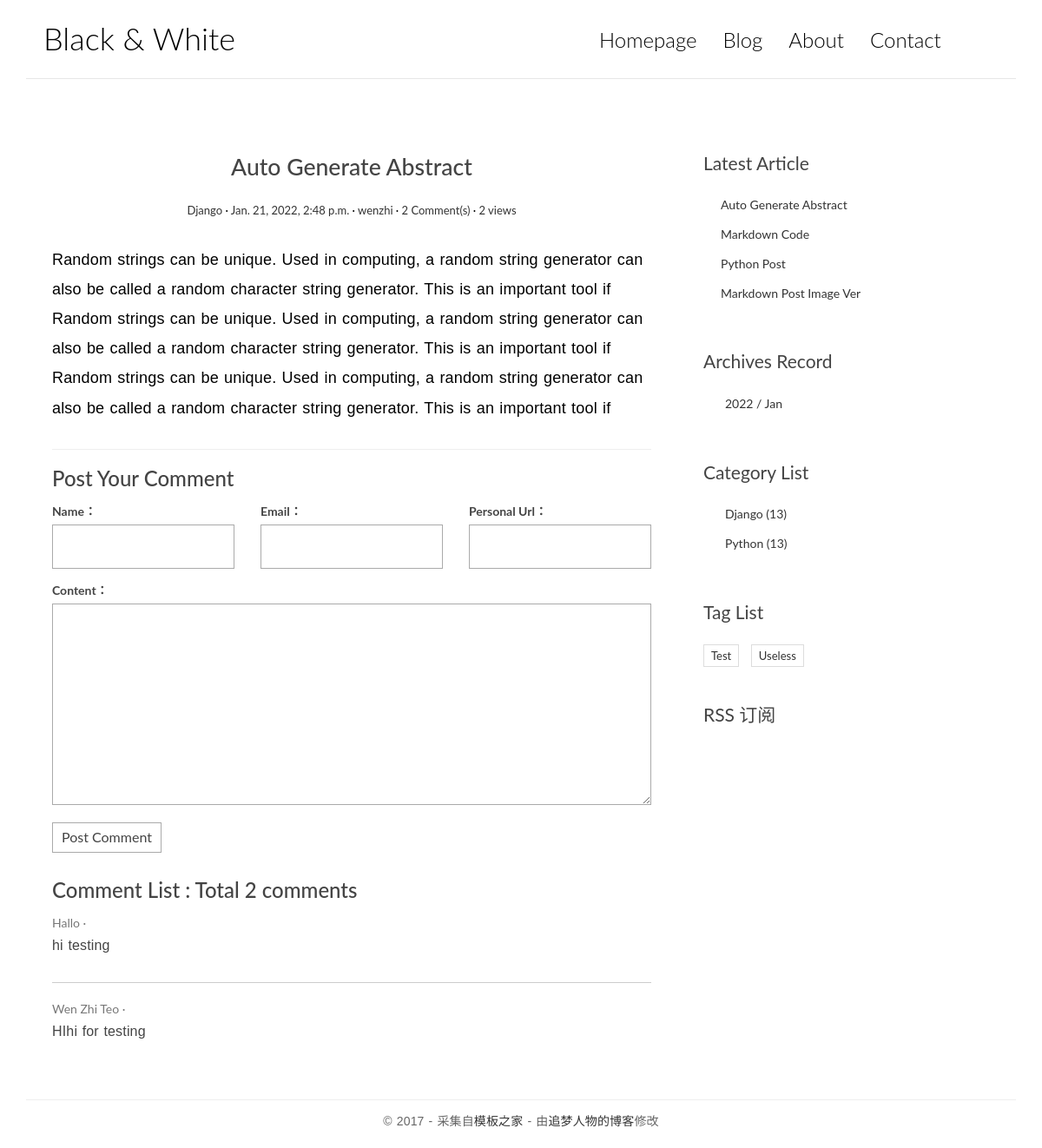
Screenshot of /post/9/ with the database file from the repository.
### blog/models.py (models this page shows, shortened)
class Post(models.Model):
    title=models.CharField('Post Title',max_length=100)
    text=models.TextField("Post's Text")
    time_created=models.DateTimeField('Time Created',default=timezone.now)
    time_modified=models.DateTimeField('Time Edited')
    post_abstract=models.CharField('Abstract',blank=True,max_length=200)
    category=models.ForeignKey(Category,on_delete=models.CASCADE,verbose_name='Post Category')
    tags=models.ManyToManyField(Tag,blank=True,verbose_name='Post Relevant Tag')
    author=models.ForeignKey(User,on_delete=models.CASCADE,verbose_name='Author')
    like_count=models.IntegerField('Likes Count',default=0)
    views=models.PositiveIntegerField(default=0,editable=False)
    def save(self,*args,**kwargs):
        self.time_modified=timezone.now()
        md = markdown.Markdown(extensions=['markdown.extensions.extra','markdown.extensions.codehilite'])
        self.post_abstract=strip_tags(md.convert(self.text))[:50]
        super().save(*args,**kwargs)
    def increase_views(self):
        self.views +=1
        self.save(update_fields=['views'])
    def get_absolute_url(self):
        return reverse('blog:detail', kwargs={"pk": self.pk})
    class Meta:
        verbose_name='Post'
        ordering=['-time_created']

class Category(models.Model):
    name=models.CharField(max_length=100)
    def __str__(self):
        return self.name
    class Meta:
        verbose_name='Category'

class Tag(models.Model):
    name=models.CharField(max_length=100)
    class Meta:
        verbose_name='Tag'

### comments/models.py (models this page shows, shortened)
class Comment(models.Model):
    name = models.CharField('Name', max_length=50)
    email = models.EmailField('Email')
    url = models.URLField('Personal Url', blank=True)
    text = models.TextField('Content')
    time_created = models.DateTimeField('Time Created', default=timezone.now)
    post = models.ForeignKey(
        'blog.Post', verbose_name='Related Post', on_delete=models.CASCADE)
    class Meta:
        verbose_name = 'Comment'
        ordering=['-time_created']

### blog/views.py (the view)
# urls.py: path('post/<int:pk>/',views.PostDetailView.as_view(),name='detail'),
class PostDetailView(DetailView):
    model = Post
    template_name = 'blog/detail.html'
    context_object_name = 'post'
    def get(self, request, *args, **kwargs):
        response = super().get(request, *args, **kwargs)
        self.object.increase_views()
        return response
    def get_object(self, queryset=None):
        post = super().get_object(queryset=None)
        md = markdown.Markdown(extensions=[
            'markdown.extensions.extra',
            'markdown.extensions.codehilite',
            TocExtension(slugify=slugify),
        ])
        post.text = md.convert(post.text)
        rexp = re.search(
            r'<div class="toc">\s*<ul>(.*)</ul>\s*</div>', md.toc, re.S)
        post.toc = rexp.group(1) if rexp is not None else ''
        return post

### comments/forms.py
class CommentForm(forms.ModelForm):
    class Meta:
        model = Comment
        fields = ['name', 'email', 'url', 'text']

### blog/templatetags/blog_extras.py (called while the page is built)
@register.inclusion_tag('blog/inclusions/_recent_posts.html',takes_context=True)
def show_recent_posts(context,num):
    return {
        'recent_post_list':Post.objects.all()[:num],
    }

@register.inclusion_tag('blog/inclusions/_archives.html',takes_context=True)
def show_archives(context):
    return{
        'date_list':Post.objects.dates('time_created','month',order='DESC'),
    }

@register.inclusion_tag('blog/inclusions/_categories.html',takes_context=True)
def show_categories(context):
    return{
        'category_list': Category.objects.all(),
    }

@register.inclusion_tag('blog/inclusions/_tags.html',takes_context=True)
def show_tags(context):
    return{
        'tag_list':Tag.objects.all(),
    }

### comments/templatetags/comments_extras.py (called while the page is built)
@register.inclusion_tag('comments/inclusions/_form.html',takes_context=True)
def show_comment_form(context,post,form=None):
    if form is None:
        form = CommentForm()
    return {
        'form':form,
        'post':post,
    }

@register.inclusion_tag('comments/inclusions/_list.html',takes_context=True)
def show_comment_list(context,post):
    comment_list=post.comment_set.all()
    comment_count= comment_list.count()
    return{
        'comment_count':comment_count,
        'comment_list':comment_list,
    }

### blog/templates/blog/detail.html (shortened to what this page needs)
{% extends './base.html' %}
{% load comments_extras %}
{% load static %}
{% block main %}
<article class="post post-{{post.pk}}">
    <header class="entry-header">
        <h1 class="entry-title">{{post.title}}</h1>
        <div class="entry-meta">
            <span class="post-category"><a href="#">{{post.category}}</a></span>
            <span class="post-date"><a href="#"><time class="entry-date"
                        datetime="2012-11-09T23:15:57+00:00">{{post.time_created}}</time></a></span>
            <span class="post-author"><a href="#">{{post.author}}</a></span>
            <span class="comments-link"><a href="#comment-area">{{post.comment_set.count}} Comment(s)</a></span>
            <span class="views-count"><a href="#">{{ post.views }} views</a></span>
        </div>
    </header>
    <div class="entry-content clearfix">
        {{post.text|safe}}
    </div>
</article>
<section class="comment-area" id="comment-area">
    <hr>
    <h3>Post Your Comment</h3>
    {% show_comment_form post %}
    <div class="comment-list-panel">
        {% show_comment_list post %}
    </div>
</section>
{% endblock main %}

### comments/templates/comments/inclusions/_list.html (shortened to what this page needs)
<h3>Comment List : Total <span>{{ comment_count }}</span> comments</h3>
<ul class="comment-list list-unstyled">
  {% for comment in comment_list %}
    <li class="comment-item">
      <span class="nickname">{{ comment.name }}</span>
      <div class="text">
        {{ comment.text|linebreaks }}
      </div>
    </li>
  {% empty %}
    No Comments Yet !!!
  {% endfor %}
</ul>

### blog/templates/blog/inclusions/_recent_posts.html
<div class="widget widget-recent-posts">
    <h3 class="widget-title">Latest Article</h3>
    <ul>
        {% for post in recent_post_list %}
        <li>
            <a href="{{ post.get_absolute_url }}">{{ post.title }}</a>
        </li>
        {% empty %}
        Empty Now !!
        {% endfor %}
    </ul>
</div>

### blog/templates/blog/inclusions/_categories.html
<div class="widget widget-category">
    <h3 class="widget-title">Category List</h3>
    <ul>
      {% for category in category_list %}
        <li>
          <a href="{% url 'blog:category' category.pk %}">{{ category.name }} <span class="post-count">(13)</span></a>
        </li>
      {% empty %}
        Hello Why Dont Have Category
      {% endfor %}
    </ul>
  </div>

### blog/templates/blog/inclusions/_tags.html
<div class="widget widget-tag-cloud">
    <h3 class="widget-title">Tag List</h3>
    <ul>
      {% for tag in tag_list %}
        <li>
          <a href="{% url 'blog:tag' tag.pk %}">{{ tag.name }}</a>
        </li>
      {% empty %}
        No tag are available !!
      {% endfor %}
    </ul>
  </div>

### static/blog/css/custom.css (style rules this page uses)
* { outline: none; }
h1, h2, h3, h4, h5, h6 { margin-top: 0; }
a { color: #333; }
body { color: #444; font-family: 'Lato', sans-serif; }
p { font-family: 'Ubuntu', sans-serif; font-weight: 400; word-spacing: 1px; letter-spacing: 0.01em; }
.post { background: #fff; padding: 30px 30px 0; }
.entry-title { text-align: center; font-size: 1.9em; margin-bottom: 20px; line-height: 1.6; padding: 10px 20px 0; }
.entry-meta { text-align: center; color: #DDDDDD; font-size: 13px; margin-bottom: 30px; }
.entry-content { font-size: 18px; line-height: 1.9; font-weight: 300; color: #000; }
.post-category::after, .post-date::after, .post-author::after, .comments-link::after { content: ' ·'; color: #000; }
.widget { background: #fff; padding: 30px 0 0; }
.widget-title { font-size: 1.5em; margin-bottom: 20px; line-height: 1.6; padding: 10px 0 0; font-weight: 400; }
.widget-recent-posts ul { padding: 0; margin: 0; padding-left: 20px; }
.widget-recent-posts ul li { list-style-type: none; position: relative; line-height: 170%; margin-bottom: 10px; }
.widget-recent-posts ul li::before { content: '\f3d3'; font-family: "Ionicons"; position: absolute; left: -17px; top: 3px; font-size: 16px; color: #000; }
.widget-category ul { padding: 0; margin: 0; padding-left: 25px; }
.widget-category ul li { list-style-type: none; position: relative; line-height: 170%; margin-bottom: 10px; }
.widget-category ul li::before { content: '\f3fe'; font-family: "Ionicons"; position: absolute; left: -25px; top: 1px; font-size: 18px; color: #000; }
.widget-tag-cloud ul { padding: 0; margin: 0; margin-right: -10px; }
.widget-tag-cloud ul li { list-style-type: none; font-size: 13px; display: inline-block; margin-right: 10px; margin-bottom: 10px; padding: 3px 8px; border: 1px solid #ddd; }
.contact-form input, .comment-form input { border: 1px solid #aaa; margin-bottom: 15px; width: 100%; padding: 15px 15px; font-size: 16px; line-height: 100%; transition: 0.4s border-color linear; }
.contact-form textarea, .comment-form textarea { border: 1px solid #aaa; margin-bottom: 15px; width: 100%; padding: 15px 15px; font-size: 16px; line-height: 20px !important; min-height: 183px; transition: 0.4s border-color linear; }
.comment-area { padding: 0 30px 0; }
.comment-list-panel { margin-top: 30px; }
.comment-list { margin-top: 15px; }
.comment-item:not(:last-child) { border-bottom: 1px #ccc solid; margin-bottom: 20px; padding-bottom: 20px; }
.comment-item .nickname, .comment-item .submit-date { color: #777; font-size: 14px; }
.comment-item .nickname:after { content: ' ·'; }
.comment-item .text { padding-top: 5px; font-size: 16px; }

### rows the page displays
Post: title "Auto Generate Abstract", category "Django", time_created "Jan. 21, 2022, 2:48 p.m.", author "wenzhi", comment_set.count "2", views "2", text "Random strings can be unique. Used in computing, a random string generator can also be called a random character string generator. This is an important tool if Random strings can be unique. Used in computing, a random string generator can also be called a random character string generator. This is an important tool if Random strings can be unique. Used in computing, a random string generator can also be called a random character string generator. This is an important tool if"
Comment: name "Hallo", text "hi testing"
Comment: name "Wen Zhi Teo", text "HIhi for testing"
Post: title "Markdown Code"
Post: title "Python Post"
Post: title "Markdown Post Image Ver"
Category: name "Django"
Category: name "Python"
Tag: name "Test"
Tag: name "Useless"

### other values shown
{{ comment_count }} "2"
{{ date.year }} "2022"
{{ date|date:'M' }} "Jan"
